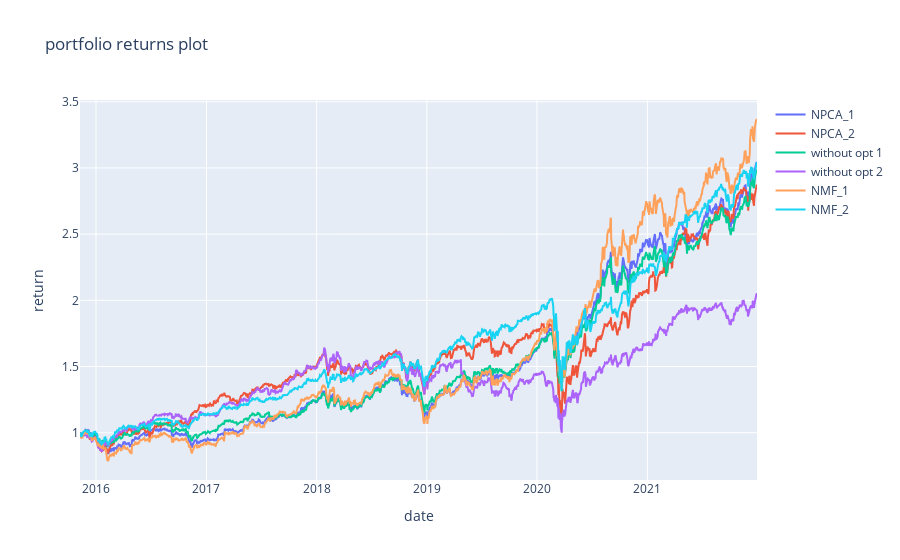

Notebook source saved alongside this figure:
### Code cell
portfolio_returns = [npca_1_portfolio_return, npca_2_portfolio_return, 
                     basic_1_portfolio_return, basic_2_portfolio_return,
                     nmf_1_portfolio_return, nmf_2_portfolio_return]
names = ['NPCA_1', 'NPCA_2', 'without opt 1', 'without opt 2', 'NMF_1', 'NMF_2']
plot_returns(names, portfolio_returns, 'portfolio returns plot')

### Figure 1 — Plotly figure (JSON) as saved in the notebook; plotly's stock layout.template omitted (floating-point values rounded to 4 significant figures; data arrays with more than 128 entries replaced by an {"elided": "..."} marker saying what was removed)
{"data": [{"name": "NPCA_1", "type": "scatter", "x": {"elided": "1547 str values"}, "y": {"elided": "1547 float values"}}, {"name": "NPCA_2", "type": "scatter", "x": {"elided": "1547 str values"}, "y": {"elided": "1547 float values"}}, {"name": "without opt 1", "type": "scatter", "x": {"elided": "1547 str values"}, "y": {"elided": "1547 float values"}}, {"name": "without opt 2", "type": "scatter", "x": {"elided": "1547 str values"}, "y": {"elided": "1547 float values"}}, {"name": "NMF_1", "type": "scatter", "x": {"elided": "1547 str values"}, "y": {"elided": "1547 float values"}}, {"name": "NMF_2", "type": "scatter", "x": {"elided": "1547 str values"}, "y": {"elided": "1547 float values"}}], "layout": {"title": {"text": "portfolio returns plot"}, "xaxis": {"title": {"text": "date"}}, "yaxis": {"title": {"text": "return"}}}}
